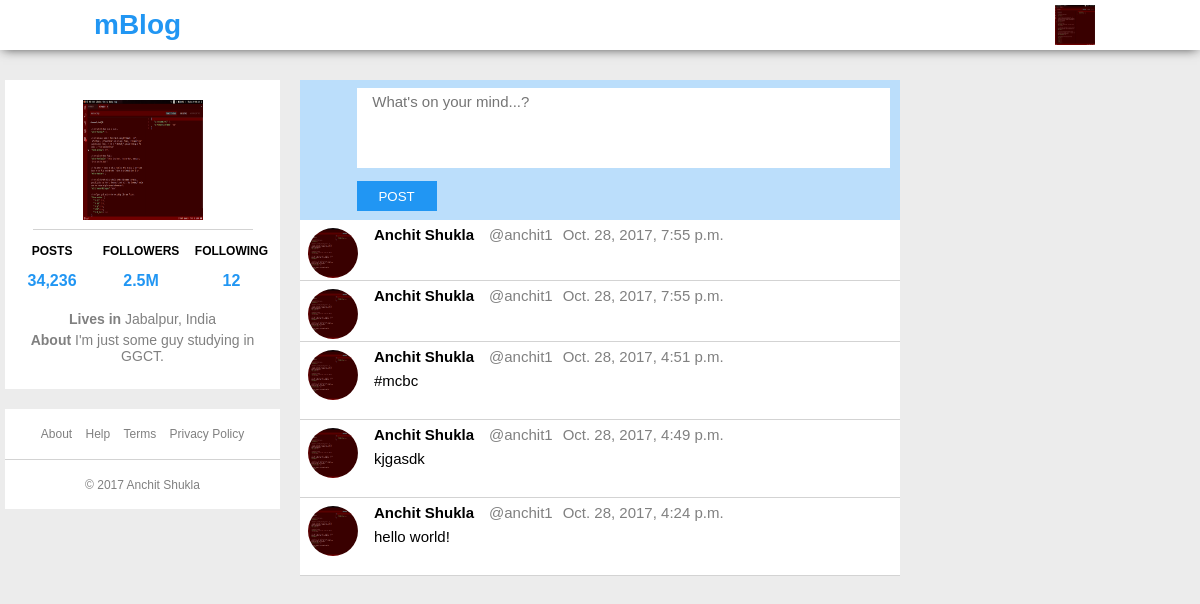
The app's page /static/css/style.css with its own data.
### blog/models.py (models this page shows, shortened)
class Post(models.Model):
    publish_date = models.DateTimeField(auto_now=True)
    content = models.CharField(max_length=150)
    author = models.ForeignKey(User, on_delete=models.CASCADE)
    class Meta:
        ordering = ['-publish_date']

class User(models.Model):
    first_name = models.CharField(max_length=30)
    last_name = models.CharField(max_length=30)
    username = models.CharField(max_length=16, unique=True)
    email = models.CharField(default='abc@example.com', unique=True, max_length=75)
    password_hash = models.CharField(max_length=256)
    city = models.CharField(max_length=50, blank=True)
    country = models.CharField(max_length=50, blank=True)
    def __str__(self):
        return self.username

### blog/views.py (the view, shortened to what this page needs)
# urls.py: urlpatterns += url(r'^(?P<pk>\w+)', views.feed, name='feed'),
def feed(request, pk):
    post_list= Post.objects.all();
    return render(request, 'blog/feed_base.html', {'user': pk, 'post_list': post_list})

### blog/templates/blog/feed_base.html (shortened to what this page needs)
<!DOCTYPE html>
<html lang="en">
    <head>
        {% load static %}
        <link href="{% static 'css/test/style.css' %}" rel="stylesheet">
    </head>
    <body>
    <div id="header" class="flex">
        <div id="header-logo"><h1><a href="{% url 'home' %}">mBlog</a> </h1></div>
        <div id="dropdown">
            <img id="header-profile-pic" src="{% static 'css/test/ss.png' %}">
        </div>
    </div>
    <div id="body" class="flex">
        <div id="sidebar">
            <div id="profile-side-container">
                <img id="profile-pic" src="{% static 'css/test/ss.png' %}" alt="profile pic">
                <div class="divider"></div>
                <div id="side-stat-container" class="flex">
                    <p><strong>POSTS </strong>34,236</p>
                    <p><strong>FOLLOWERS </strong>2.5M</p>
                    <p><strong>FOLLOWING </strong>12</p>
                </div>
                    <div id="profile-info" class="container-90">
                        <p><strong>Lives in</strong> Jabalpur, India</p>
                        <p><strong>About </strong> I'm just some guy studying in GGCT.</p>
                    </div>
            </div>
            <div id="side-footer">
                <div class="side-footer-half">
                    <a href="">About</a>
                    <a href="">Help</a>
                    <a href="">Terms</a>
                    <a href="">Privacy Policy</a>
                </div>
                <div class="divider-full"></div>
                <div class="side-footer-half">
                    &copy; 2017 Anchit Shukla
                </div>
            </div>
        </div>
        <div id="content">
            <div id="new-post-container">
                <form id="new-post-form" method="post"> {% csrf_token %}
                    <textarea id="id_post_content" name="post_content" placeholder="What's on your mind...?" maxlength="150" rows="10" cols="40"></textarea>
                    <div id="new-post-bottom">
                        <input id="post-btn" type="submit" value="POST" formnovalidate>
                    </div>
                </form>
            </div>
            <div id="post-container">
                {% for post in post_list %}
                    <div class="post flex">
                        <img src="{% static 'css/test/ss.png' %}">
                        <div class="post-content">
                            <div class="post-content-upper flex">
                                <strong>{{ post.author.first_name }} {{ post.author.last_name }}</strong>
                                <p>@{{ post.author }}</p>
                                <p class="post-timestamp">{{ post.publish_date }}</p>
                            </div>
                            <div class="post-content-main">
                                {{ post.content }}
                            </div>
                            <div class="post-lower"></div>
                        </div>
                    </div>
                    <div class="divider-full"></div>
                {% endfor %}
            </div>
        </div>
        <div id="aside"></div>
    </div>
    </body>
</html>

### blog/static/css/test/style.css (style rules this page uses)
body { margin: 0; background-color: #ececec; }
* { box-sizing: border-box; font-family: 'Signika', 'helvetica'; }
.flex { display: flex; }
.divider { background: lightgray; width: 80%; height: 1px; margin: 5px auto; }
.divider-full { width: 100%; height: 1px; background-color: lightgray; }
.container-90 { width: 90%; padding: 10px 0; margin: 0 auto; }
#header { background-color: white; height: 50px; width: 100%; position: fixed; flex-direction: row; -webkit-box-shadow: 0px 2px 11px -3px rgba(0, 0, 0, 0.75); -moz-box-shadow: 0px 2px 11px -3px rgba(0, 0, 0, 0.75); box-shadow: 0px 2px 11px -3px rgba(0, 0, 0, 0.75); }
#header-logo { line-height: 50px; height: 100%; margin-left: 7%; margin-right: auto; }
#header-logo h1 { margin: 0; font-size: 28px; }
#header-logo a { color: #2196F3; text-decoration: none; display: inline-block; width: 100%; height: 100%; padding: 0 10px; }
#dropdown { height: 100%; width: 50px; line-height: 50px; background-color: white; margin-right: 100px; }
#header-profile-pic { width: 50px; height: 50px; padding: 5px; }
#body { padding-top: 50px; height: 100vh; }
#sidebar { flex: 1; }
#profile-side-container { width: 70%; min-width: 275px; background: white; margin: 30px 20px 0 auto; text-align: center; padding-bottom: 10px; }
#profile-pic { width: 120px; height: 120px; margin-top: 20px; }
#profile-info { color: gray; font-size: 14px; font-family: 'helvetica'; font-weight: 500; }
#profile-info p { margin: 5px 0; }
#side-stat-container { width: 95%; min-height: 30px; margin: 0 auto; line-height: 30px; }
#side-stat-container p { margin: 0; padding: 0 5px; font-size: 16px; font-weight: 600; color: #2196F3; }
#side-stat-container strong { font-size: 12px; font-weight: 600; color: black; }
#side-footer { width: 70%; min-width: 275px; height: 100px; background-color: white; margin: 20px 20px 0 auto; text-align: center; }
#side-footer a { color: gray; text-decoration: none; margin: 5px 5px; }
.side-footer-half { color: gray; font-size: 12px; line-height: 50px; height: 50px; }
#content { flex: 1; min-width: 600px; }
#new-post-container { width: 100%; background-color: #BBDEFB; margin: 30px auto 0 auto; border: solid 4px #BBDEFB; }
#new-post-container textarea { margin: 4px 10px 4px 9%; padding: 5px 15px; border: 0; width: 90%; height: 80px; resize: none; font-size: 15px; }
#new-post-bottom { position: relative; margin-left: 10px; width: 90%; background-color: #BBDEFB; }
#post-btn { width: 80px; height: 30px; background-color: #2196F3; color: white; border: 0; margin: 5px 0 5px 8%; }
#post-container { width: 100%; height: 400px; margin-bottom: 20px; }
.post { width: 100%; background-color: white; }
.post img { width: 50px; height: 50px; margin: 8px 8px 0 8px; border-radius: 50%; }
.post-content { min-height: 20px; width: 100%; font-size: 15px; }
.post-content-upper { height: 30px; width: 100%; line-height: 30px; padding-left: 8px; }
.post-content-upper p { margin: 0; color: gray; }
.post-content-upper strong { margin-right: 15px; }
.post-content-upper .post-timestamp { margin-left: 10px; }
.post-content-main { width: 100%; padding-left: 8px; }
.post-lower { height: 30px; width: 100%; display: block; }
#aside { flex: 1; }

### records on screen
Post: author.first_name "Anchit", author.last_name "Shukla", author "anchit1", publish_date "Oct. 28, 2017, 7:55 p.m."
Post: author.first_name "Anchit", author.last_name "Shukla", author "anchit1", publish_date "Oct. 28, 2017, 7:55 p.m."
Post: author.first_name "Anchit", author.last_name "Shukla", author "anchit1", publish_date "Oct. 28, 2017, 4:51 p.m.", content "#mcbc"
Post: author.first_name "Anchit", author.last_name "Shukla", author "anchit1", publish_date "Oct. 28, 2017, 4:49 p.m.", content "kjgasdk"
Post: author.first_name "Anchit", author.last_name "Shukla", author "anchit1", publish_date "Oct. 28, 2017, 4:24 p.m.", content "hello world!"
